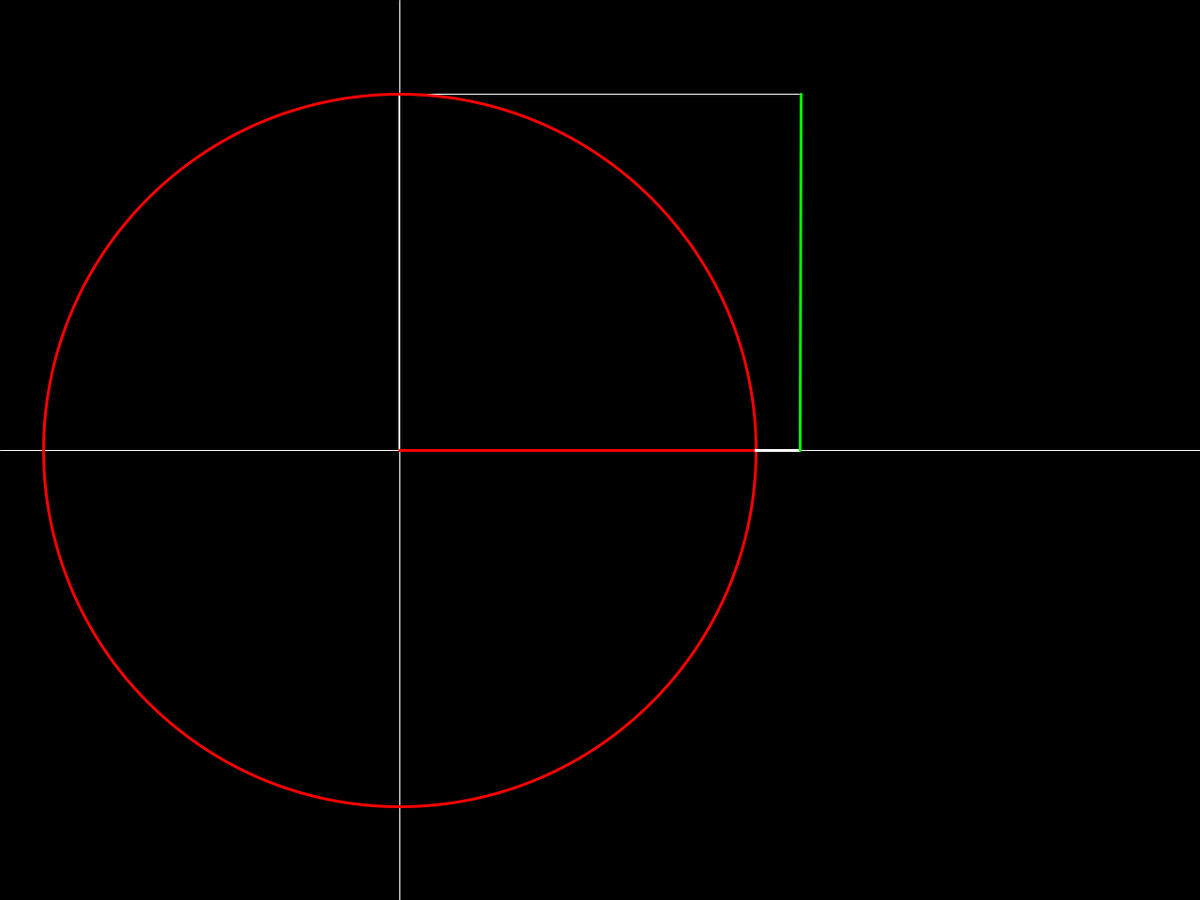
Frame 1 (no input)
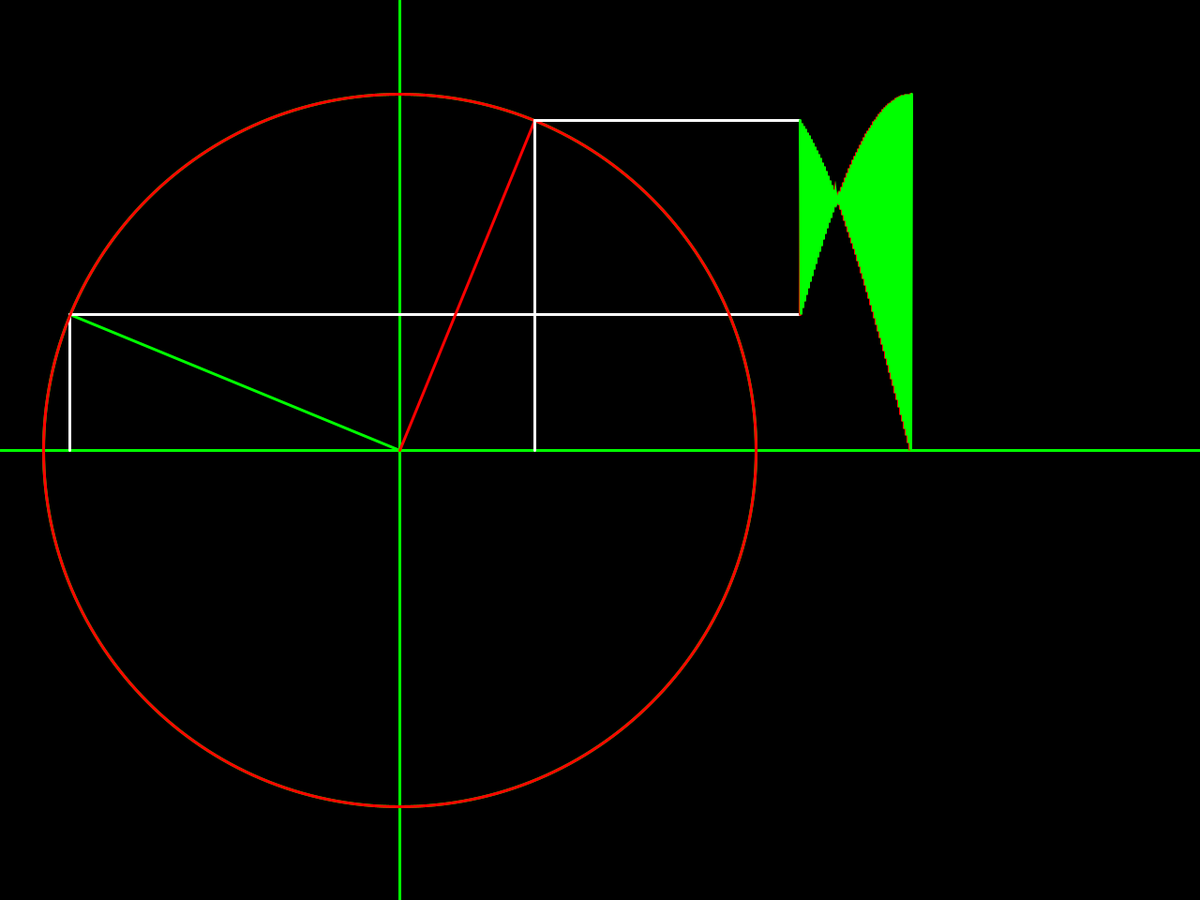
Frame 60 (the mouse pressed at the canvas centre just before this capture)
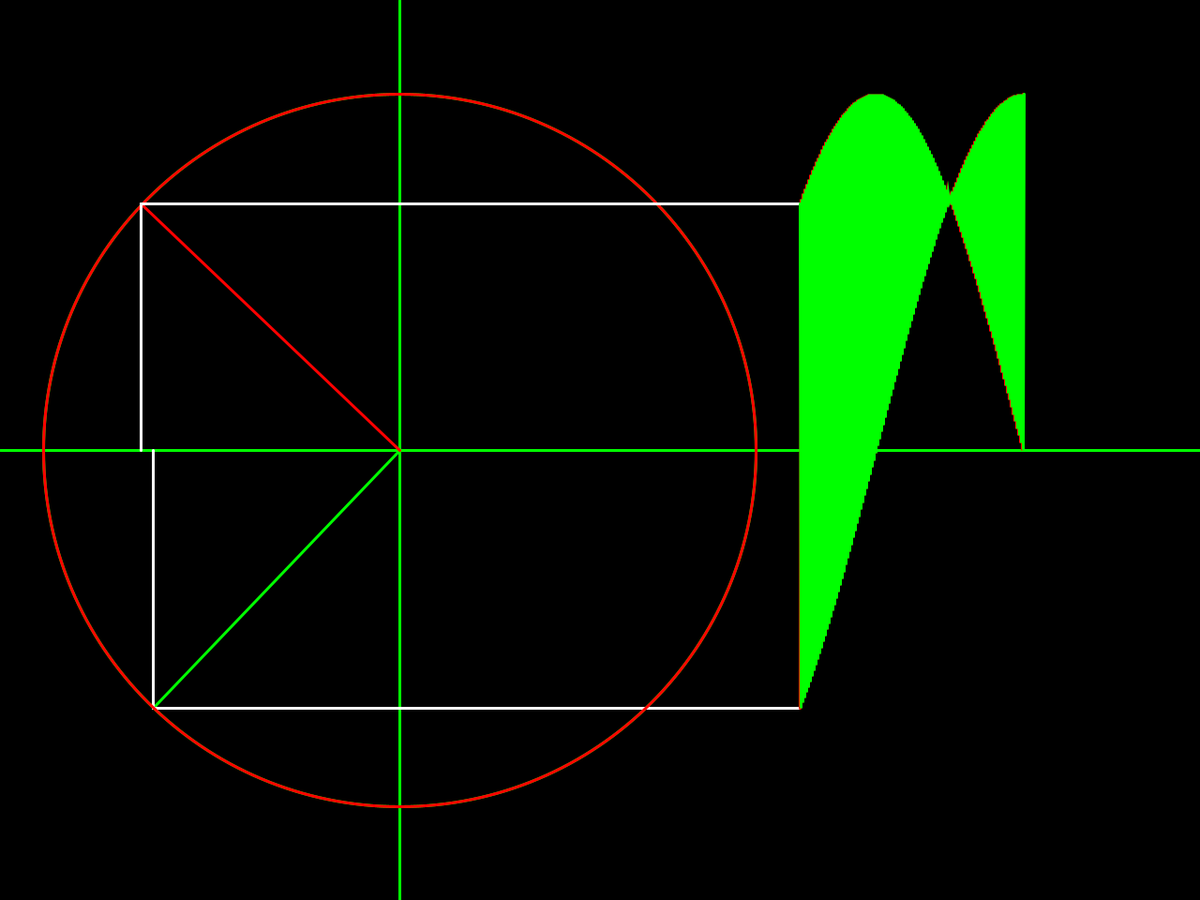
Frame 120 (the mouse held since frame 60 and released just before this capture)

The Processing sketch that drew these frames (run headless with seeded random() and noise(); from frame 60 on, the mouse is pressed at the canvas centre):

// Processing sketch: trig_Demo
// ── trig_Demo.pde
/* */

float circ_x, circ_y, graph_x, D, r, angle1, angle2;
ArrayList<Float> wave;

void settings(){
  size(1280, 960);
}

void setup(){
  circ_x = width/3;
  circ_y = height/2;
  graph_x = 2*width/3;
  
  D = height-200;
  r = D/2;
  angle1 = -HALF_PI;
  angle2 = 0;
  wave = new ArrayList<Float>();
  
  
  stroke(255);
  noFill();
  
}

void draw(){
  background(0);
  line(circ_x, 0, circ_x, height);
  line(0, height/2, width, height/2);
  noFill();
  //cosine wave
  pushMatrix();
    translate(circ_x, circ_y); // recentre the thing
    
    ellipse(0, 0, D, D);
    //ellipse(graph_x, circ_y, 20, 20);
    
    float x = r * cos(angle1);
    float y = r * sin(angle1);
    
    //draw a line from the centre of the circle to the things
    
    line(0, 0, x, y);
    stroke(255);
    line(x, y, x, 0); // vert line
    
    // draw the line horizontally to the width/3 graph start
    line(x,y, width/3, y);
    
    //add points to the curve
    wave.add(0, y);  
  popMatrix();
  
  pushMatrix();
    translate(graph_x, circ_y);
    //move it over by width/3 --> popMatrix later?
    stroke(255,0,0);
    strokeWeight(3);
    beginShape();
    for (int i=0; i < wave.size(); i++){
      vertex(i, wave.get(i));
    }
    endShape();
  popMatrix();
  
  noFill();
  //sine wave
  pushMatrix();
    translate(circ_x, circ_y); // recentre the thing
    
    ellipse(0, 0, D, D);
    //ellipse(graph_x, circ_y, 20, 20);
    
    float x2 = r * cos(angle2);
    float y2 = r * sin(angle2);
    
    //draw a line from the centre of the circle to the things
    
    line(0, 0, x2, y2);
    stroke(255);
    line(x2, y2, x2, 0); // vert line
    
    // draw the line horizontally to the width/3 graph start
    line(x2,y2, width/3, y2);
    
    //add points to the curve
    wave.add(0, y2);  
  popMatrix();
  
  pushMatrix();
    translate(graph_x, circ_y);
    //move it over by width/3 --> popMatrix later?
    stroke(0, 255, 0);
    strokeWeight(3);
    beginShape();
    for (int i=0; i < wave.size(); i++){
      vertex(i, wave.get(i));
    }
    endShape();
  popMatrix();
  
  angle1 -= 0.02;
  angle2 -= 0.02;

}
